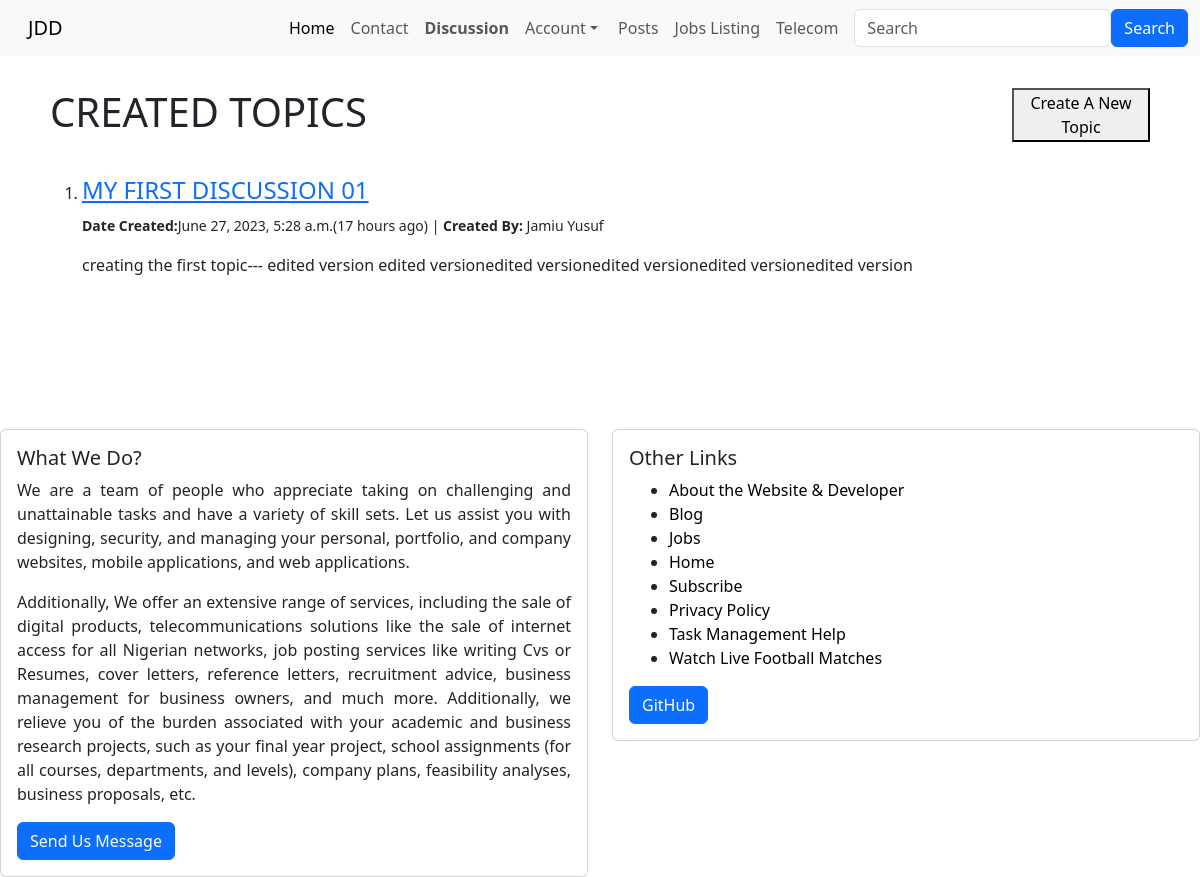
Page /discussion/discussion/ on the earlier database version.
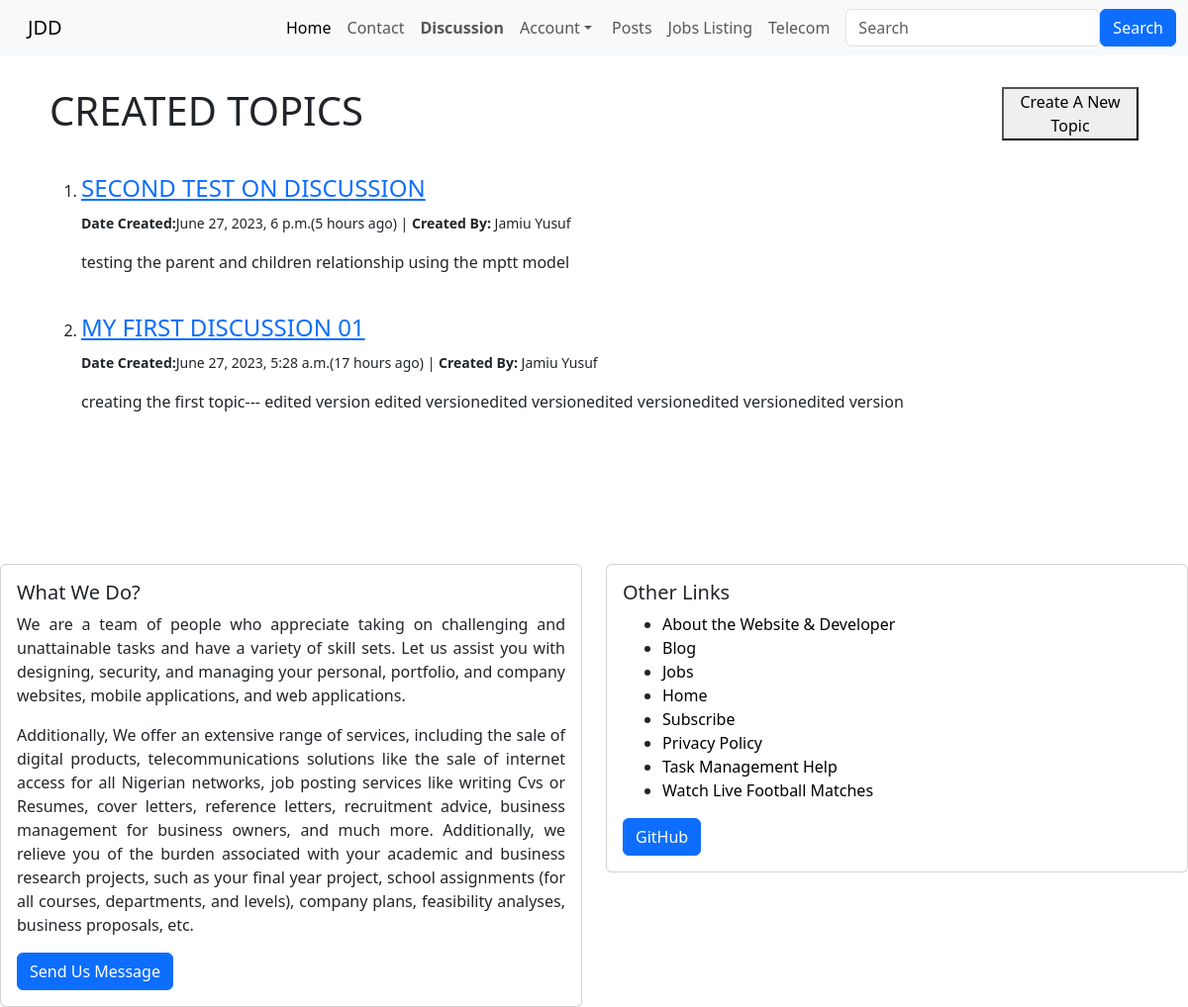
Same page on the later database version.
### discussion/models.py (models this page shows, shortened)
class Discussion(models.Model):
    author = models.ForeignKey(User, on_delete=models.CASCADE)
    title = models.CharField(max_length=255, unique=True)
    date = models.DateTimeField(auto_now_add=True)
    content = RichTextField(blank=True, null=True, unique=True)
    likes = models.ManyToManyField(User, related_name='discuss_posts')

### discussion/views.py (the view)
# urls.py: path('discussion/', DiscussionHomeView.as_view(), name="discuss_list"),
class DiscussionHomeView(ListView):
    model = models.Discussion
    template_name = 'discussion/discuss_list.html'
    ordering = ['-date']

### discussion/templates/discussion/discuss_list.html (shortened to what this page needs)
{% extends 'home/base.html' %}
{% load humanize %}
{% block body %}
<div class="d-flex">
    <div class="p-2 w-100"><h1> CREATED TOPICS </h1></div>
    <div class="p-2 flex-shrink-1" ><a href="{% url 'discussion:create_discussion' %}"><button> Create A New Topic </button></a></div>
</div>
    <br>
        <ol>
        {% for discuss in object_list %}
        <li>
           <h4><a href="{% url 'discussion:discuss_details' discuss.pk %}"> {{discuss.title | upper}}</a></h4>
           {% if user.is_authenticated %}
                <small>
                   <b>Date Created:</b>  {{discuss.date}}({{discuss.date | naturaltime}}) | <b>Created By: </b>
                        {{discuss.author.first_name}} {{discuss.author.last_name}} |
                {% if disucss.author.id == user.id  %}
                    | <a href="{% url 'discussion:edit_discussion_post' discuss.pk %}">(Edit)</a>
                    | <a href="{% url 'discussion:delete_discussion_post' discuss.pk %}">(Delete)</a>
                {% endif %}
                </small>
                <p>
                       {{discuss.content | safe | truncatewords:"30"}}
                </p>
        {% else %}
                <small>
                   <b>  Date Created:</b>{{discuss.date}}({{discuss.date | naturaltime}})
                   | <b>Created By: </b>   {{discuss.author.first_name}} {{discuss.author.last_name}}
                </small>
                <p>
                        {{discuss.content | safe | truncatewords:"30"}}
                </p>
        {% endif %}
        </li> <br>
        {% empty %}
            <h2>No recent discussion availabe at the moment....</h2>
        {% endfor %}
    </ol>
{% endblock %}

Differences in the rows shown:
added Discussion: title "SECOND TEST ON DISCUSSION", date "June 27, 2023, 6 p.m.", date "5 hours ago", author.first_name "Jamiu", author.last_name "Yusuf", content "testing the parent and children relationship using the mptt model"
